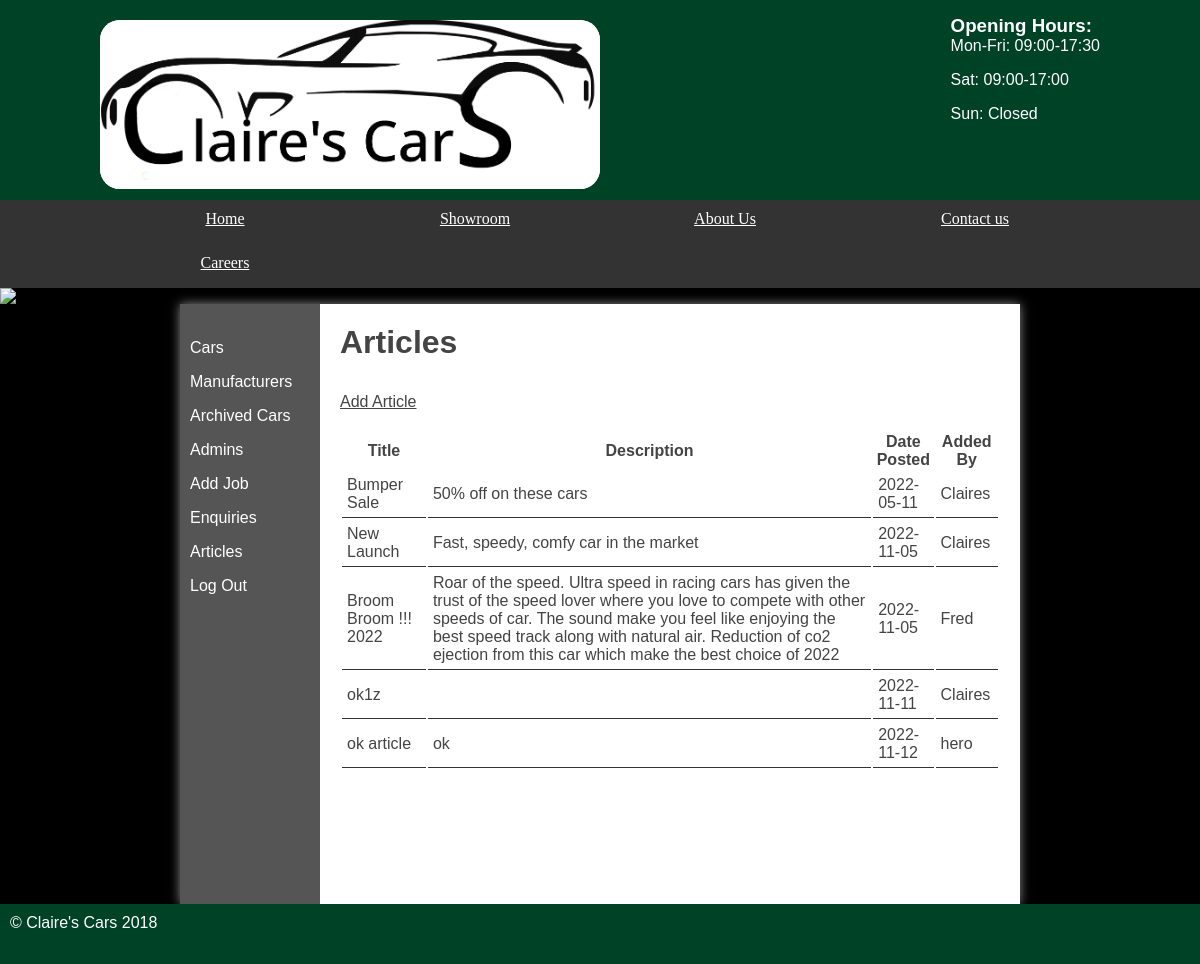
Page /default/public/index.php?page=admin/articles (signed in) on the committed database.
### tables this page shows
CREATE TABLE `articles` (
  `id` int(11) NOT NULL AUTO_INCREMENT,
  `title` varchar(255) NOT NULL,
  `description` text NOT NULL,
  `date_posted` date NOT NULL,
  `added_by` varchar(255) NOT NULL,
  PRIMARY KEY (`id`)
);

### default/public/classes/databaseTable.php (called while the page is built, shortened)
<?php
class databaseTable{
    private $table;
    private $pdo;
	public function __construct($table,$primaryKey,$pdo) {
		$this->table = $table;
        $this->pdo = $pdo;
	}
    function findAllData(){
        $query = $this->pdo->prepare('SELECT * FROM '.$this->table);
        $query->execute();
        return $query->fetchAll();
    }
}

### default/public/webControllers/adminController.php (called while the page is built, shortened)
<?php
class adminController{
    public function __construct($cars, $manufacturer, $users, $article, $enquiry){
        $this->articles_table = $article;
    }
    public function adminArticles(){
        $articleData = $this->articles_table->findAllData();
        return[
            'template' => 'admin/articles.html.php',
            'title' => 'Claires\'s Cars - Articles page',
            'variables' => [
                'articles' => $articleData
            ]
        ];
    }
}
?>

### default/public/templates/admin/articles.html.php (the view)
<section class="right">
<?php
if (isset($_SESSION['loggedin']) && $_SESSION['loggedin'] == true) {
    ?>
    <h2>Articles</h2>
    <a class="new" href="?page=addArticle">Add Article</a>
    <table>
        <thead>
            <tr>
                <th>Title</th>
                <th>Description</th>
                <th>Date Posted</th>
                <th>Added By</th>
            </tr>
            <?php
            foreach ($articles as $article) {
            ?>
            <tr>
                <td><?= $article['title'] ?> </td>
                <td><?= $article['description'] ?> </td>
                <td><?= $article['date_posted'] ?> </td>
                <td><?= $article['added_by'] ?> </td>
            </tr>
            <?php
            }
            ?>
        </thead>
    </table>
<?php
}else {
    header("Location:/?page=admin");
}
?>
</section>

### default/public/styles.css (style rules this page uses)
* { margin: 0; padding: 0; }
html { font-family: 'Oxygen-Regular', verdana, sans-serif; }
body { background-color: #000; }
main h2 { font-size:2em; }
p, li, h2 { margin-bottom: 1em; }
section a { color: #444; }
table { width: 100%; margin-top: 20px; }
td { padding: 5px; border-bottom: 1px solid #333; }
.stock .products, .admin .right { display: table-cell; padding: 20px; }
.right { padding: 20px; }

### rows in the picture
articles: title "Bumper Sale", description "50% off on these cars", date_posted "2022-05-11", added_by "Claires"
articles: title "New Launch", description "Fast, speedy, comfy car in the market", date_posted "2022-11-05", added_by "Claires"
articles: title "Broom Broom !!! 2022", description "Roar of the speed. Ultra speed in racing cars has given the trust of the speed lover where you love to compete with other speeds of car. The sound make you feel like enjoying the best speed track along with natural air. Reduction of co2 ejection from this car which make the best choice of 2022", date_posted "2022-11-05", added_by "Fred"
articles: title "ok1z", date_posted "2022-11-11", added_by "Claires"
articles: title "ok article", description "ok", date_posted "2022-11-12", added_by "hero"
